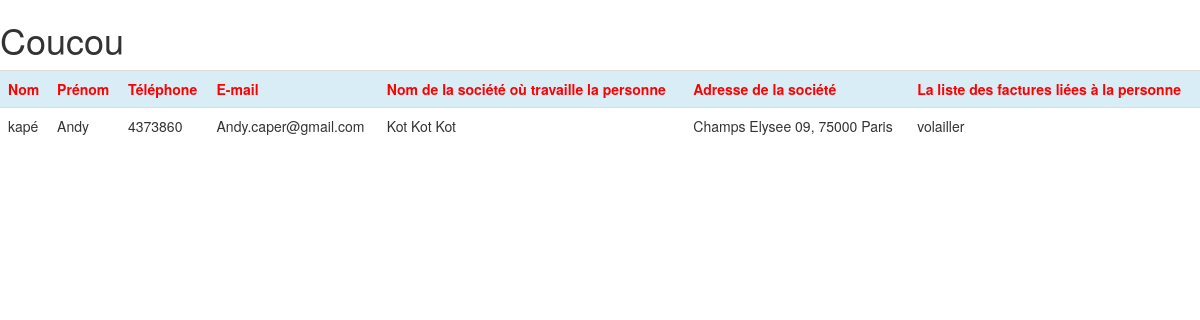
Page /partials/detailcontact.php?id=10 on the earlier database version.
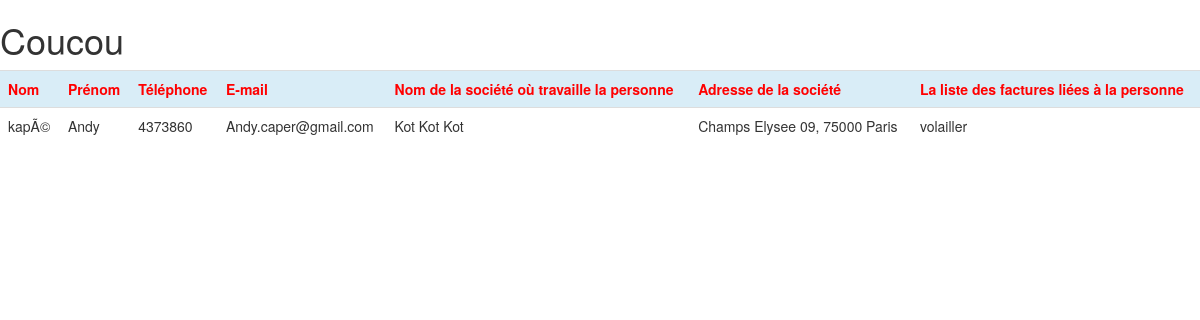
Same page on the later database version.
### tables this page shows
CREATE TABLE IF NOT EXISTS `facture` (
  `idfacture` int(10) UNSIGNED NOT NULL AUTO_INCREMENT,
  `numero` int(11) NOT NULL,
  `date_facture` date NOT NULL,
  `motif_prestation` varchar(45) NOT NULL,
  `societes_idsocietes` int(10) UNSIGNED NOT NULL,
  `annuaire_idannuaire` int(10) UNSIGNED NOT NULL,
  PRIMARY KEY (`idfacture`),
  KEY `fk_facture_societes1_idx` (`societes_idsocietes`),
  KEY `fk_facture_annuaire1_idx` (`annuaire_idannuaire`)
);

CREATE TABLE IF NOT EXISTS `annuaire` (
  `idannuaire` int(10) UNSIGNED NOT NULL AUTO_INCREMENT,
  `nom` varchar(45) NOT NULL,
  `prenom` varchar(45) NOT NULL,
  `telephone` int(11) NOT NULL,
  `email` varchar(45) NOT NULL,
  PRIMARY KEY (`idannuaire`)
);

CREATE TABLE IF NOT EXISTS `societes` (
  `idsocietes` int(10) UNSIGNED NOT NULL AUTO_INCREMENT,
  `nom_societe` varchar(45) NOT NULL,
  `adresse` varchar(60) NOT NULL,
  `pays` varchar(45) NOT NULL,
  `telephone_societe` bigint(18) NOT NULL,
  `num_tva` bigint(18) UNSIGNED NOT NULL,
  `type_idtype` int(10) UNSIGNED NOT NULL,
  PRIMARY KEY (`idsocietes`),
  KEY `fk_societes_type1_idx` (`type_idtype`)
);

### partials/detailcontact.php (the view, shortened to what this page needs)
<?php
try {
    $bdd = new PDO('mysql:host=localhost;dbname=id7012993_gocip;charset=utf8', 'id7012993_antoni', 'gocip');
    $id=$_GET['id'];
    $reponse =  $bdd->query("SELECT *
      -- FROM annuaire_has_societes
      -- LEFT JOIN societes
      -- ON annuaire_has_societes.societes_idsocietes = societes.idsocietes
      -- LEFT JOIN annuaire
      -- ON annuaire.idannuaire = annuaire_has_societes.annuaire_idannuaire
      -- WHERE $id=idannuaire;
      FROM facture
      LEFT JOIN societes ON facture.societes_idsocietes = societes.idsocietes
      LEFT JOIN annuaire ON facture.annuaire_idannuaire = annuaire.idannuaire
      WHERE idannuaire=$id");
    $donnees = $reponse->fetch();
} catch (Exception $e) {
    die('Erreur : '.$e->getMessage());
}
?>
<!DOCTYPE html>
<html lang="en" dir="ltr">
    <head>
        <link href="../assets/css/style.css" rel="stylesheet">
        <link rel="stylesheet" href="https://maxcdn.bootstrapcdn.com/bootstrap/3.3.7/css/bootstrap.min.css">
    </head>
    <body>
        <h1>Coucou</h1>
            <table class="table">
                <tr class="info">
                    <th>Nom </th>
                    <th>Prénom </th>
                    <th>Téléphone </th>
                    <th>E-mail </th>
                    <th>Nom de la société où travaille la personne </th>
                    <th>Adresse de la société </th>
                    <th>La liste des factures liées à la personne </th>
                </tr>
                <tr>
                    <td><?= $donnees['nom']  ?></td>
                    <td><?= $donnees['prenom']  ?></td>
                    <td><?= $donnees['telephone']  ?></td>
                    <td><?= $donnees['email']  ?></td>
                    <td><?= $donnees['nom_societe']  ?></td>
                    <td><?= $donnees['adresse']  ?></td>
                    <td><?= $donnees['motif_prestation']  ?></td>
                </tr>
            </table>
    </body>
</html>

Differences in the rows shown:
changed through a linked row, facture "volailler": annuaire_idannuaire.nom "kapé" → "kapÃ©"
